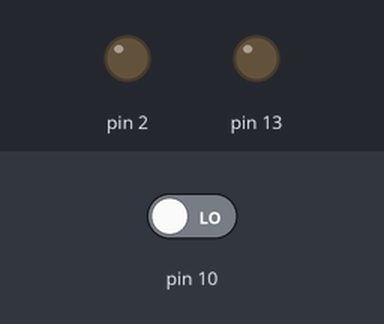
This sketch was run on a simulated Arduino Uno, built with avr-gcc and run on an emulated ATmega328P. On the bench: output pins drawn as LEDs (lit = HIGH). Inputs (shaded band) come from the test bench; at power-on: pin 10 LOW.

Above: at 1.2 s.
1.3 s: pin 10 driven HIGH
At 1.7 s:
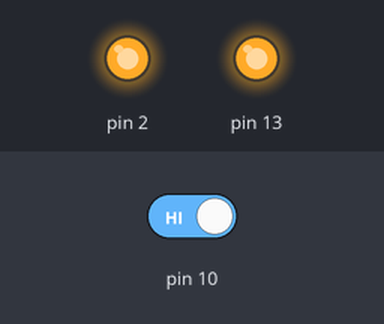
Timing chart, 0 to 4.3 s (numbered marks = the images above; inputs shaded):
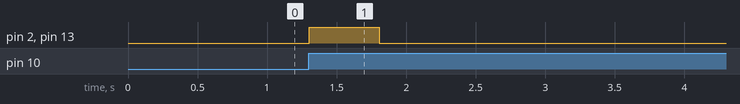

Measured:
- after the input at 1.3 s, pin 2, pin 13: LOW → HIGH at once, → LOW 0.50 s later

The sketch:

solenoid_test.ino
```cpp
#define TIME_LIMIT 500
#define TIME_STEP 5

int limit_timer = 0;

void setup() {
  pinMode(2, OUTPUT);
  pinMode(13, OUTPUT);
  pinMode(10, INPUT);
}

void loop() {
  if (digitalRead(10)) {
    if (limit_timer < TIME_LIMIT) {
      digitalWrite(2, HIGH);
      digitalWrite(13, HIGH);
      limit_timer += TIME_STEP;
    }
    else {
      digitalWrite(2, LOW);
      digitalWrite(13, LOW);
    }
  }
  else {
    digitalWrite(2, LOW);
    digitalWrite(13, LOW);
    limit_timer = 0;
  }
  delay(TIME_STEP);
}
```
